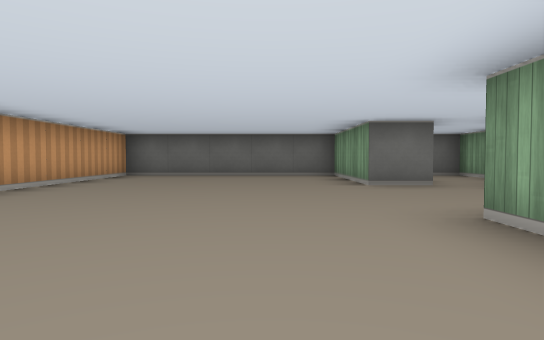
view 1 (above)

12 first-person views from a walk through a cub3D level. The camera is about half as high as the walls, tilts 2° down and sees 75° across. The floor is counted in squares. Each view is taken from the middle of a square. On the plan, view 1 faces up. The plan holds only what a view shows up to about 9 squares ahead; the rest is blank.

view 2
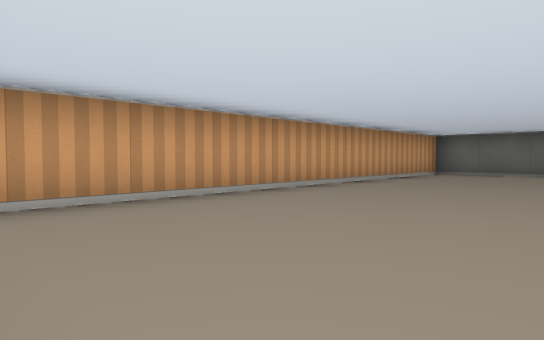

view 3
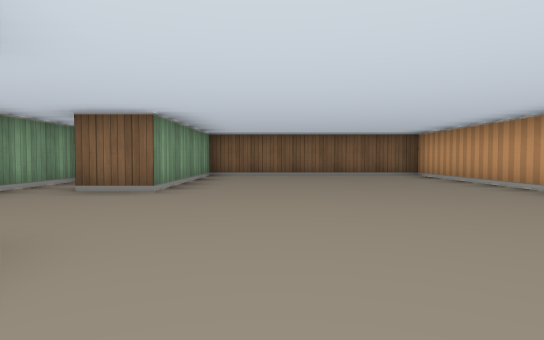

view 4
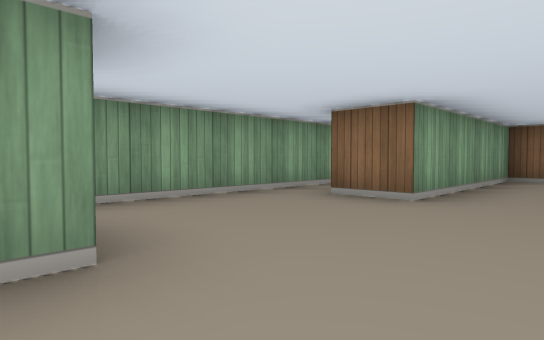

view 5
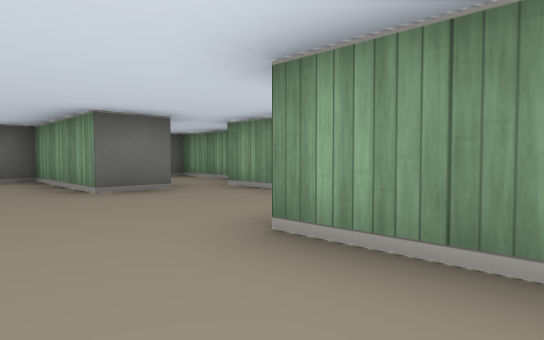

view 6
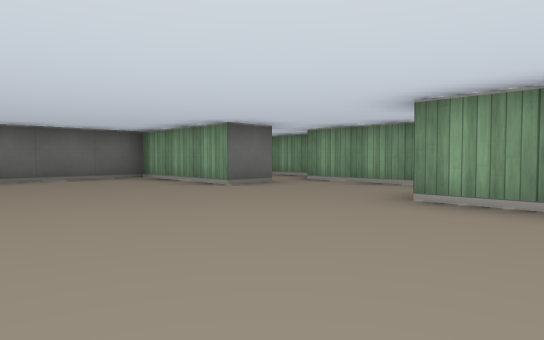

view 7
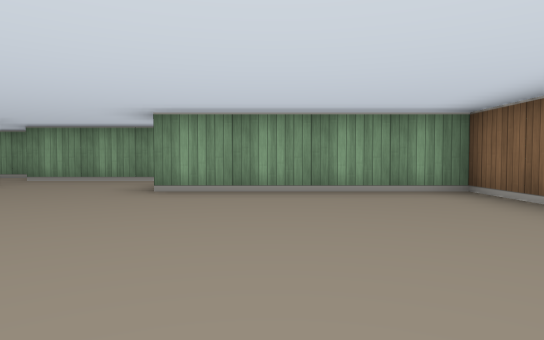

view 8
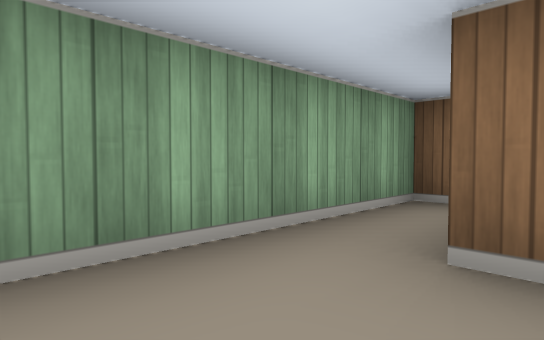

view 9
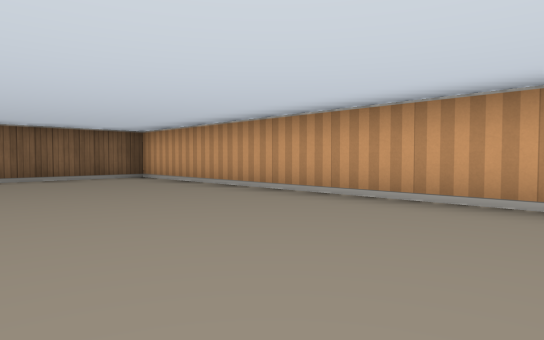

view 10
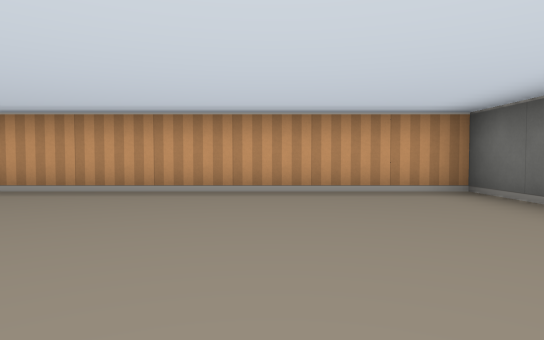

view 11
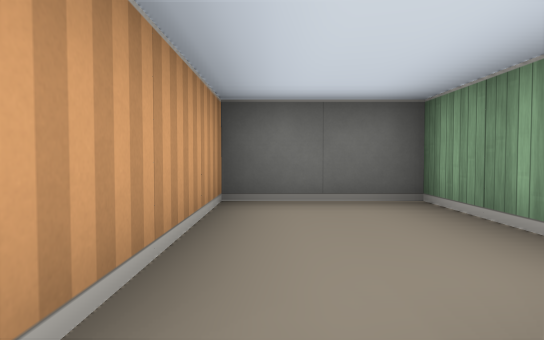

view 12
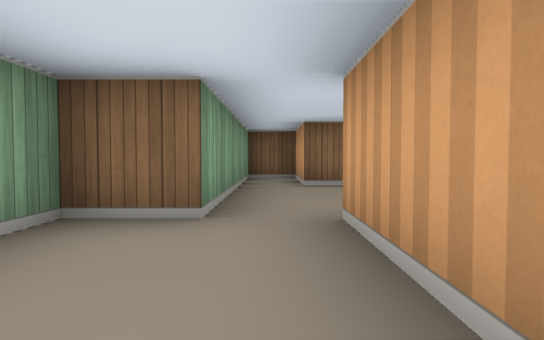

### Floor plan
Ten units are one square. View 1 is at (0, 0); x grows to the right and y downward. Boxes are objects, and circles mark ways between rooms. Rooms are numbered by the first view taken in them; rooms with no view inside come last. Other rooms are left out.
<svg viewBox="-40 -90 90 110">
<path fill="none" stroke="#000" d="M25 -55 15 -55 15 -85 -35 -85 -35 15 15 15 15 -25 25 -25 25 -5 35 -5 35 -55M35 -55 45 -55 45 -85 25 -85 25 -55"/>
<circle cx="30" cy="-50" r="3" fill="#2a7"/>
<text x="-10" y="-30">1</text>
<text x="30" y="-70">2</text>
</svg>
Room 1 opens to room 2.

Where each view was taken, in squares from view 1:
view 1: 0 up, 0 right, facing up
view 2: 1 down, 0 right, facing up-left
view 3: 7 up, 0 right, facing down
view 4: 6 up, 0 right, facing down-right
view 5: 1 up, 0 right, facing up-right
view 6: 1 up, 2 left, facing up-right
view 7: 1 up, 3 left, facing right
view 8: 4 up, 2 right, facing down-right
view 9: 6 up, 0 right, facing down-left
view 10: 6 up, 1 right, facing left
view 11: 5 up, 3 right, facing up
view 12: 8 up, 3 right, facing down
